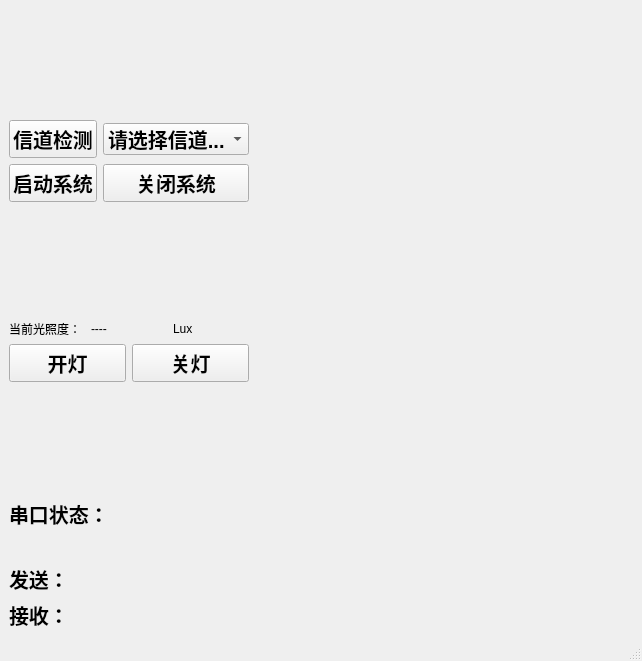
<?xml version="1.0" encoding="UTF-8"?>
<ui version="4.0">
 <class>MainWindow</class>
 <widget class="QMainWindow" name="MainWindow">
  <property name="geometry">
   <rect>
    <x>0</x>
    <y>0</y>
    <width>642</width>
    <height>661</height>
   </rect>
  </property>
  <property name="windowTitle">
   <string>智能家居系统</string>
  </property>
  <widget class="QWidget" name="centralwidget">
   <layout class="QGridLayout" name="gridLayout_2">
    <item row="0" column="0">
     <layout class="QVBoxLayout" name="verticalLayout">
      <item>
       <spacer name="verticalSpacer">
        <property name="orientation">
         <enum>Qt::Vertical</enum>
        </property>
        <property name="sizeHint" stdset="0">
         <size>
          <width>20</width>
          <height>40</height>
         </size>
        </property>
       </spacer>
      </item>
      <item>
       <layout class="QGridLayout" name="gridLayout">
        <item row="0" column="0">
         <widget class="QPushButton" name="detectButton">
          <property name="font">
           <font>
            <pointsize>15</pointsize>
            <weight>75</weight>
            <bold>true</bold>
           </font>
          </property>
          <property name="text">
           <string>信道检测</string>
          </property>
         </widget>
        </item>
        <item row="0" column="1">
         <widget class="QComboBox" name="comboBox">
          <property name="font">
           <font>
            <pointsize>15</pointsize>
            <weight>75</weight>
            <bold>true</bold>
           </font>
          </property>
          <item>
           <property name="text">
            <string>请选择信道...</string>
           </property>
          </item>
         </widget>
        </item>
        <item row="1" column="0">
         <widget class="QPushButton" name="startButton">
          <property name="font">
           <font>
            <pointsize>15</pointsize>
            <weight>75</weight>
            <bold>true</bold>
           </font>
          </property>
          <property name="text">
           <string>启动系统</string>
          </property>
         </widget>
        </item>
        <item row="1" column="1">
         <widget class="QPushButton" name="stopButton">
          <property name="font">
           <font>
            <pointsize>15</pointsize>
            <weight>75</weight>
            <bold>true</bold>
           </font>
          </property>
          <property name="text">
           <string>关闭系统</string>
          </property>
         </widget>
        </item>
       </layout>
      </item>
      <item>
       <spacer name="verticalSpacer_2">
        <property name="orientation">
         <enum>Qt::Vertical</enum>
        </property>
        <property name="sizeHint" stdset="0">
         <size>
          <width>20</width>
          <height>40</height>
         </size>
        </property>
       </spacer>
      </item>
      <item>
       <layout class="QHBoxLayout" name="horizontalLayout">
        <item>
         <widget class="QLabel" name="label">
          <property name="text">
           <string>当前光照度：</string>
          </property>
         </widget>
        </item>
        <item>
         <widget class="QLabel" name="guangzhaoLabel">
          <property name="text">
           <string>----</string>
          </property>
         </widget>
        </item>
        <item>
         <widget class="QLabel" name="label_2">
          <property name="text">
           <string>Lux</string>
          </property>
         </widget>
        </item>
       </layout>
      </item>
      <item>
       <layout class="QHBoxLayout" name="horizontalLayout_2">
        <item>
         <widget class="QPushButton" name="openLedButton">
          <property name="font">
           <font>
            <pointsize>15</pointsize>
            <weight>75</weight>
            <bold>true</bold>
           </font>
          </property>
          <property name="text">
           <string>开灯</string>
          </property>
         </widget>
        </item>
        <item>
         <widget class="QPushButton" name="closeLedButton">
          <property name="font">
           <font>
            <pointsize>15</pointsize>
            <weight>75</weight>
            <bold>true</bold>
           </font>
          </property>
          <property name="text">
           <string>关灯</string>
          </property>
         </widget>
        </item>
       </layout>
      </item>
      <item>
       <spacer name="verticalSpacer_3">
        <property name="orientation">
         <enum>Qt::Vertical</enum>
        </property>
        <property name="sizeHint" stdset="0">
         <size>
          <width>20</width>
          <height>40</height>
         </size>
        </property>
       </spacer>
      </item>
      <item>
       <widget class="QLabel" name="label_4">
        <property name="font">
         <font>
          <pointsize>15</pointsize>
          <weight>75</weight>
          <bold>true</bold>
         </font>
        </property>
        <property name="text">
         <string>串口状态：</string>
        </property>
       </widget>
      </item>
      <item>
       <widget class="QLabel" name="comLabel">
        <property name="font">
         <font>
          <pointsize>15</pointsize>
          <weight>75</weight>
          <bold>true</bold>
         </font>
        </property>
        <property name="text">
         <string/>
        </property>
       </widget>
      </item>
      <item>
       <widget class="QLabel" name="sendLabel">
        <property name="font">
         <font>
          <pointsize>15</pointsize>
          <weight>75</weight>
          <bold>true</bold>
         </font>
        </property>
        <property name="text">
         <string>发送：</string>
        </property>
       </widget>
      </item>
      <item>
       <widget class="QLabel" name="receiveLabel">
        <property name="font">
         <font>
          <pointsize>15</pointsize>
          <weight>75</weight>
          <bold>true</bold>
         </font>
        </property>
        <property name="text">
         <string>接收：</string>
        </property>
       </widget>
      </item>
     </layout>
    </item>
    <item row="0" column="1">
     <spacer name="horizontalSpacer">
      <property name="orientation">
       <enum>Qt::Horizontal</enum>
      </property>
      <property name="sizeHint" stdset="0">
       <size>
        <width>266</width>
        <height>20</height>
       </size>
      </property>
     </spacer>
    </item>
   </layout>
  </widget>
  <widget class="QStatusBar" name="statusbar"/>
 </widget>
 <resources/>
 <connections/>
</ui>
